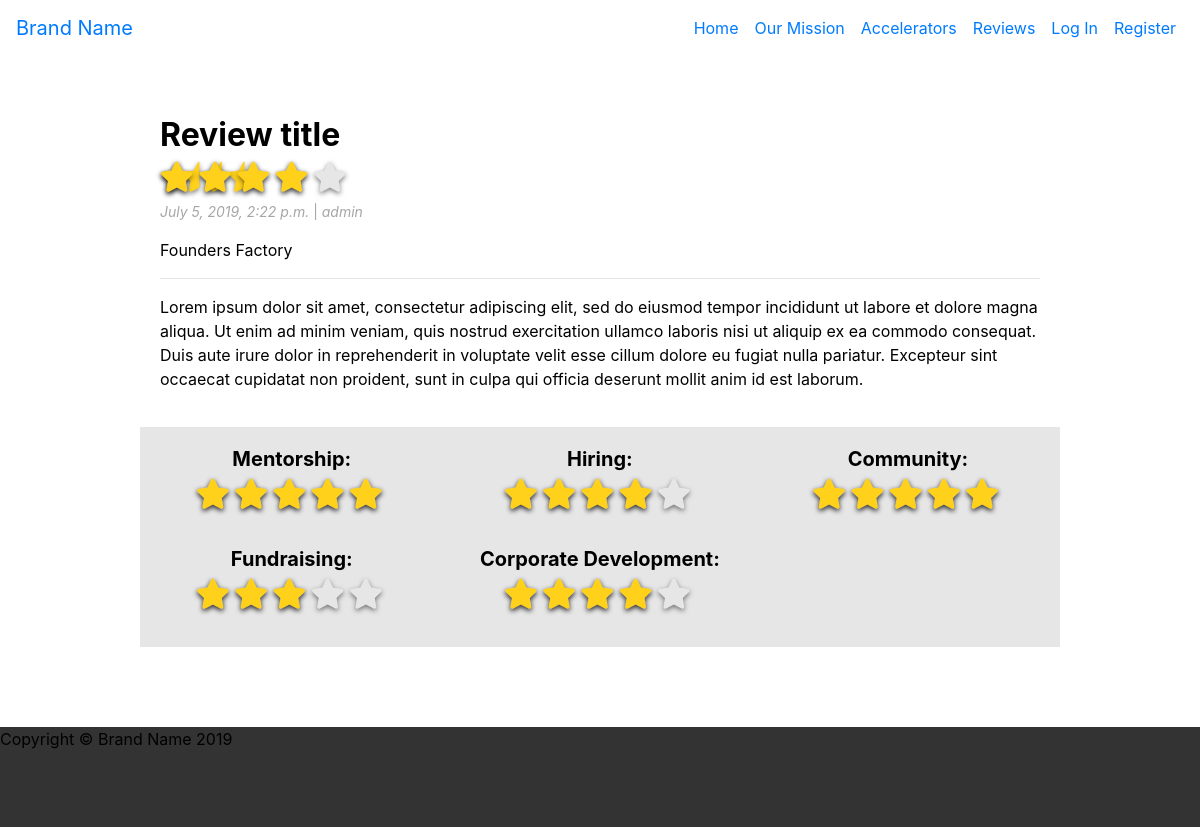
Page /reviews/2/ on the committed database.
### reviews/models.py (models this page shows, shortened)
class Review(models.Model):
    RATINGS = (
        ('1', '1'),
        ('2', '2'),
        ('3', '3'),
        ('4', '4'),
        ('5', '5'),
    )
    subject = models.ForeignKey(Accelerator, on_delete=models.CASCADE, blank=False)
    author = models.ForeignKey(User, on_delete=models.CASCADE, blank=False, default='admin')
    feedback = models.TextField(blank=False)
    date_posted = models.DateTimeField(default=timezone.now)
    mentorship = models.CharField(choices=RATINGS, blank=False, max_length=1)
    hiring = models.CharField(choices=RATINGS, blank=False, max_length=1)
    community = models.CharField(choices=RATINGS, blank=False, max_length=1)
    fundraising = models.CharField(choices=RATINGS, blank=False, max_length=1)
    corporate_dev = models.CharField(choices=RATINGS, blank=False, max_length=1)
    overall = models.DecimalField(decimal_places=2, max_digits=3)

class Accelerator(models.Model):
    name = models.CharField(max_length=100)
    website = models.CharField(max_length=100)
    locations = models.CharField(max_length=100)
    bio = models.TextField()
    sector_focus = models.CharField(max_length=100)
    stage = models.CharField(max_length=100)
    deal = models.CharField(max_length=200)
    duration = models.CharField(max_length=100)
    overall_rating = models.DecimalField(decimal_places=2, max_digits=3)
    author = models.ForeignKey(User, on_delete=models.CASCADE, default='admin')
    logo = models.ImageField(default='default.jpg', upload_to='logos')
    def __str__(self):
        return self.name

### reviews/views.py (the view)
# urls.py: path('<int:pk>/', ReviewDetailView.as_view(), name='review_detail'),
class ReviewDetailView(DetailView):
    model = Review
    template_name = 'reviews/review_detail.html'

### reviews/templates/reviews/review_detail.html (shortened to what this page needs)
{% extends 'accounts/base.html' %}
{% block content %}
    <div class="container">
        <div class="review-main">
            <h2><b>Review title</b></h2>
            <div class="emptyStarsSmall">
                <i class="fa fa-star" id="emptyStarSmall1"></i>
                <i class="fa fa-star" id="emptyStarSmall2"></i>
                <i class="fa fa-star" id="emptyStarSmall3"></i>
                <i class="fa fa-star" id="emptyStarSmall4"></i>
                <i class="fa fa-star" id="emptyStarSmall5"></i>
            </div>
            <div class="halfStarsSmall">
                <i class="fas fa-star-half" id="halfStarSmall1"></i>
                <i class="fas fa-star-half" {% if review.overall < 1.25 %} style="display:none;" {% endif %} id="halfStarSmall2"></i>
                <i class="fas fa-star-half" {% if review.overall < 2.25 %} style="display:none;" {% endif %} id="halfStarSmall3"></i>
                <i class="fas fa-star-half" {% if review.overall < 3.25 %} style="display:none;" {% endif %} id="halfStarSmall4"></i>
            </div>
            <div class="fullStarsSmall">
                <i class="fa fa-star" id="fullStarSmall1"></i>
                <i class="fa fa-star" {% if review.overall < 1.75 %} style="display:none;" {% endif %} id="fullStarSmall2"></i>
                <i class="fa fa-star" {% if review.overall < 2.75 %} style="display:none;" {% endif %} id="fullStarSmall3"></i>
                <i class="fa fa-star" {% if review.overall < 3.75 %} style="display:none;" {% endif %} id="fullStarSmall4"></i>
            </div>
            <br>
            <p class="date-author"><i>{{ review.date_posted }}</i> | <i>{{ review.author }}</i></p>
            <p>{{ review.subject }}</p>
            <hr>
            <p>{{ review.feedback }}</p>
        </div>
        <div class="review-ratings">
            <div class="stars-container">
                <h5><b>Mentorship:</b></h5>
                <div class="emptyStarsReview">
                    <i class="fa fa-star" id="emptyStarSmall1"></i>
                    <i class="fa fa-star" id="emptyStarSmall2"></i>
                    <i class="fa fa-star" id="emptyStarSmall3"></i>
                    <i class="fa fa-star" id="emptyStarSmall4"></i>
                    <i class="fa fa-star" id="emptyStarSmall5"></i>
                </div>
                <div class="fullStarsReview">
                    <i class="fa fa-star" id="fullStarSmall1"></i>
                    <i class="fa fa-star" {% if review.mentorship != '5' and review.mentorship != '4' and review.mentorship != '3' and review.mentorship != '2' %} style="display:none;" {% endif %} id="fullStarSmall2"></i>
                    <i class="fa fa-star" {% if review.mentorship != '5' and review.mentorship != '4' and review.mentorship != '3' %} style="display:none;" {% endif %} id="fullStarSmall3"></i>
                    <i class="fa fa-star" {% if review.mentorship != '5' and review.mentorship != '4' %} style="display:none;" {% endif %} id="fullStarSmall4"></i>
                    <i class="fa fa-star" {% if review.mentorship != '5' %} style="display:none;" {% endif %} id="fullStarSmall5"></i>
                </div>
            </div>
            <div class="stars-container">
                <h5><b>Hiring:</b></h5>
                <div class="emptyStarsReview">
                    <i class="fa fa-star" id="emptyStarSmall1"></i>
                    <i class="fa fa-star" id="emptyStarSmall2"></i>
                    <i class="fa fa-star" id="emptyStarSmall3"></i>
                    <i class="fa fa-star" id="emptyStarSmall4"></i>
                    <i class="fa fa-star" id="emptyStarSmall5"></i>
                </div>
                <div class="fullStarsReview">
                    <i class="fa fa-star" id="fullStarSmall1"></i>
                    <i class="fa fa-star" {% if review.hiring != '5' and review.hiring != '4' and review.hiring != '3' and review.hiring != '2' %} style="display:none;" {% endif %} id="fullStarSmall2"></i>
                    <i class="fa fa-star" {% if review.hiring != '5' and review.hiring != '4' and review.hiring != '3' %} style="display:none;" {% endif %} id="fullStarSmall3"></i>
                    <i class="fa fa-star" {% if review.hiring != '5' and review.hiring != '4' %} style="display:none;" {% endif %} id="fullStarSmall4"></i>
                </div>
            </div>
            <div class="stars-container">
                <h5><b>Community:</b></h5>
                <div class="emptyStarsReview">
                    <i class="fa fa-star" id="emptyStarSmall1"></i>
                    <i class="fa fa-star" id="emptyStarSmall2"></i>
                    <i class="fa fa-star" id="emptyStarSmall3"></i>
                    <i class="fa fa-star" id="emptyStarSmall4"></i>
                    <i class="fa fa-star" id="emptyStarSmall5"></i>
                </div>
                <div class="fullStarsReview">
                    <i class="fa fa-star" id="fullStarSmall1"></i>
                    <i class="fa fa-star" {% if review.community != '5' and review.community != '4' and review.community != '3' and review.community != '2' %} style="display:none;" {% endif %} id="fullStarSmall2"></i>
                    <i class="fa fa-star" {% if review.community != '5' and review.community != '4' and review.community != '3' %} style="display:none;" {% endif %} id="fullStarSmall3"></i>
                    <i class="fa fa-star" {% if review.community != '5' and review.community != '4' %} style="display:none;" {% endif %} id="fullStarSmall4"></i>
                    <i class="fa fa-star" {% if review.community != '5' %} style="display:none;" {% endif %} id="fullStarSmall5"></i>
                </div>
            </div>
            <div class="stars-container">
                <h5><b>Fundraising:</b></h5>
                <div class="emptyStarsReview">
                    <i class="fa fa-star" id="emptyStarSmall1"></i>
                    <i class="fa fa-star" id="emptyStarSmall2"></i>
                    <i class="fa fa-star" id="emptyStarSmall3"></i>
                    <i class="fa fa-star" id="emptyStarSmall4"></i>
                    <i class="fa fa-star" id="emptyStarSmall5"></i>
                </div>
                <div class="fullStarsReview">
                    <i class="fa fa-star" id="fullStarSmall1"></i>
                    <i class="fa fa-star" {% if review.fundraising != '5' and review.fundraising != '4' and review.fundraising != '3' and review.fundraising != '2' %} style="display:none;" {% endif %} id="fullStarSmall2"></i>
                    <i class="fa fa-star" {% if review.fundraising != '5' and review.fundraising != '4' and review.fundraising != '3' %} style="display:none;" {% endif %} id="fullStarSmall3"></i>
                </div>
            </div>
            <div class="stars-container">
                <h5><b>Corporate Development:</b></h5>
                <div class="emptyStarsReview">
                    <i class="fa fa-star" id="emptyStarSmall1"></i>
                    <i class="fa fa-star" id="emptyStarSmall2"></i>
                    <i class="fa fa-star" id="emptyStarSmall3"></i>
                    <i class="fa fa-star" id="emptyStarSmall4"></i>
                    <i class="fa fa-star" id="emptyStarSmall5"></i>
                </div>
                <div class="fullStarsReview">
                    <i class="fa fa-star" id="fullStarSmall1"></i>
                    <i class="fa fa-star" {% if review.corporate_dev != '5' and review.corporate_dev != '4' and review.corporate_dev != '3' and review.corporate_dev != '2' %} style="display:none;" {% endif %} id="fullStarSmall2"></i>
                    <i class="fa fa-star" {% if review.corporate_dev != '5' and review.corporate_dev != '4' and review.corporate_dev != '3' %} style="display:none;" {% endif %} id="fullStarSmall3"></i>
                    <i class="fa fa-star" {% if review.corporate_dev != '5' and review.corporate_dev != '4' %} style="display:none;" {% endif %} id="fullStarSmall4"></i>
                </div>
            </div>
        </div>
        <div class="review-buttons">
        </div>
    </div>
{% endblock %}

### static/css/styles.css (style rules this page uses)
.container { box-sizing: border-box; max-width: 1000px; height: auto; padding: 40px; text-align: left; }
.review-main { box-sizing: border-box; padding: 20px; }
.review-ratings { background-color: #e6e6e6; padding-top: 20px; }
.review-buttons { padding: 20px; text-align: center; }
.stars-container { box-sizing: border-box; display: inline-block; width: 33%; height: 100px; text-align: center; }
.emptyStarsReview, .fullStarsReview, .halfStarsReview { position: absolute; width: 190px; margin-left: 56px; text-align: left; height: auto; }
h1,h2,h3,h4,h5,p { color: #000000; }
.date-author { margin-top: 15px; font-size: 14px; color: #a6a6a6; }
.emptyStarsSmall, .fullStarsSmall, .halfStarsSmall { position: absolute; width: 190px; margin-top: 30px; text-align: center; height: auto; margin-top: 0px; text-align: left; }
#emptyStarSmall1, #emptyStarSmall2, #emptyStarSmall3, #emptyStarSmall4, #emptyStarSmall5 { color: #e6e6e6; font-size: 30px; text-shadow: 0 2px 5px rgba(0,0,0,.5); }
#halfStarSmall1, #halfStarSmall2, #halfStarSmall3, #halfStarSmall4, #halfStarSmall5 { font-size: 30px; color: #ffd11a; text-shadow: 0 2px 5px rgba(0,0,0,.5); }
#fullStarSmall1, #fullStarSmall2, #fullStarSmall3, #fullStarSmall4, #fullStarSmall5 { font-size: 30px; color: #ffd11a; text-shadow: 0 2px 5px rgba(0,0,0,.5); }

### rows in the picture
Review: date_posted "July 5, 2019, 2:22 p.m.", author "admin", subject "Founders Factory", feedback "Lorem ipsum dolor sit amet, consectetur adipiscing elit, sed do eiusmod tempor incididunt ut labore et dolore magna aliqua. Ut enim ad minim veniam, quis nostrud exercitation ullamco laboris nisi ut aliquip ex ea commodo consequat. Duis aute irure dolor in reprehenderit in voluptate velit esse cillum dolore eu fugiat nulla pariatur. Excepteur sint occaecat cupidatat non proident, sunt in culpa qui officia deserunt mollit anim id est laborum."
